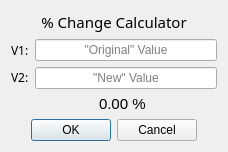
<?xml version="1.0" encoding="UTF-8"?>
<ui version="4.0">
 <class>pChangeCalc</class>
 <widget class="QDialog" name="pChangeCalc">
  <property name="geometry">
   <rect>
    <x>0</x>
    <y>0</y>
    <width>228</width>
    <height>139</height>
   </rect>
  </property>
  <property name="sizePolicy">
   <sizepolicy hsizetype="Maximum" vsizetype="Fixed">
    <horstretch>0</horstretch>
    <verstretch>0</verstretch>
   </sizepolicy>
  </property>
  <property name="maximumSize">
   <size>
    <width>264</width>
    <height>139</height>
   </size>
  </property>
  <property name="windowTitle">
   <string>Percent Change Calculator</string>
  </property>
  <layout class="QGridLayout" name="gridLayout">
   <item row="1" column="1">
    <widget class="QLabel" name="v1Label">
     <property name="sizePolicy">
      <sizepolicy hsizetype="Fixed" vsizetype="Preferred">
       <horstretch>0</horstretch>
       <verstretch>0</verstretch>
      </sizepolicy>
     </property>
     <property name="font">
      <font>
       <family>Franklin Gothic Medium</family>
       <pointsize>9</pointsize>
       <weight>50</weight>
       <bold>false</bold>
      </font>
     </property>
     <property name="text">
      <string>V1:</string>
     </property>
    </widget>
   </item>
   <item row="2" column="2">
    <widget class="QLineEdit" name="v2Entry">
     <property name="alignment">
      <set>Qt::AlignCenter</set>
     </property>
     <property name="dragEnabled">
      <bool>true</bool>
     </property>
     <property name="placeholderText">
      <string>&quot;New&quot; Value</string>
     </property>
    </widget>
   </item>
   <item row="1" column="2">
    <widget class="QLineEdit" name="v1Entry">
     <property name="alignment">
      <set>Qt::AlignCenter</set>
     </property>
     <property name="dragEnabled">
      <bool>true</bool>
     </property>
     <property name="placeholderText">
      <string>&quot;Original&quot; Value</string>
     </property>
    </widget>
   </item>
   <item row="2" column="1">
    <widget class="QLabel" name="v2Label">
     <property name="sizePolicy">
      <sizepolicy hsizetype="Preferred" vsizetype="Fixed">
       <horstretch>0</horstretch>
       <verstretch>0</verstretch>
      </sizepolicy>
     </property>
     <property name="font">
      <font>
       <family>Franklin Gothic Medium</family>
       <pointsize>9</pointsize>
       <weight>50</weight>
       <bold>false</bold>
      </font>
     </property>
     <property name="text">
      <string>V2:</string>
     </property>
    </widget>
   </item>
   <item row="0" column="1" colspan="2">
    <widget class="QLabel" name="pChangeTitle">
     <property name="sizePolicy">
      <sizepolicy hsizetype="Preferred" vsizetype="Fixed">
       <horstretch>0</horstretch>
       <verstretch>0</verstretch>
      </sizepolicy>
     </property>
     <property name="font">
      <font>
       <family>Franklin Gothic Medium</family>
       <pointsize>11</pointsize>
       <weight>50</weight>
       <bold>false</bold>
      </font>
     </property>
     <property name="text">
      <string>% Change Calculator</string>
     </property>
     <property name="alignment">
      <set>Qt::AlignCenter</set>
     </property>
    </widget>
   </item>
   <item row="3" column="1" colspan="2">
    <widget class="QLabel" name="pChangeRes">
     <property name="font">
      <font>
       <pointsize>11</pointsize>
      </font>
     </property>
     <property name="text">
      <string>    0.00 %</string>
     </property>
     <property name="alignment">
      <set>Qt::AlignCenter</set>
     </property>
    </widget>
   </item>
   <item row="4" column="1" colspan="2">
    <widget class="QDialogButtonBox" name="pChangeButtons">
     <property name="orientation">
      <enum>Qt::Horizontal</enum>
     </property>
     <property name="standardButtons">
      <set>QDialogButtonBox::Cancel|QDialogButtonBox::Ok</set>
     </property>
     <property name="centerButtons">
      <bool>true</bool>
     </property>
    </widget>
   </item>
  </layout>
 </widget>
 <tabstops>
  <tabstop>v1Entry</tabstop>
  <tabstop>v2Entry</tabstop>
 </tabstops>
 <resources/>
 <connections>
  <connection>
   <sender>pChangeButtons</sender>
   <signal>accepted()</signal>
   <receiver>pChangeCalc</receiver>
   <slot>accept()</slot>
   <hints>
    <hint type="sourcelabel">
     <x>164</x>
     <y>130</y>
    </hint>
    <hint type="destinationlabel">
     <x>157</x>
     <y>138</y>
    </hint>
   </hints>
  </connection>
  <connection>
   <sender>pChangeButtons</sender>
   <signal>rejected()</signal>
   <receiver>pChangeCalc</receiver>
   <slot>reject()</slot>
   <hints>
    <hint type="sourcelabel">
     <x>164</x>
     <y>130</y>
    </hint>
    <hint type="destinationlabel">
     <x>173</x>
     <y>138</y>
    </hint>
   </hints>
  </connection>
 </connections>
</ui>
